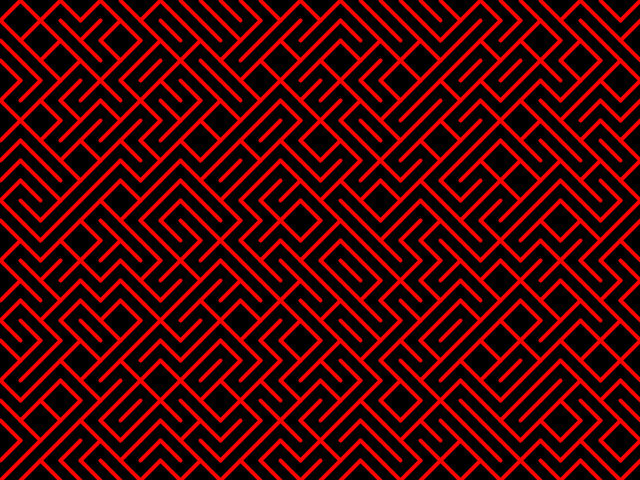
Frame 1 (no input)
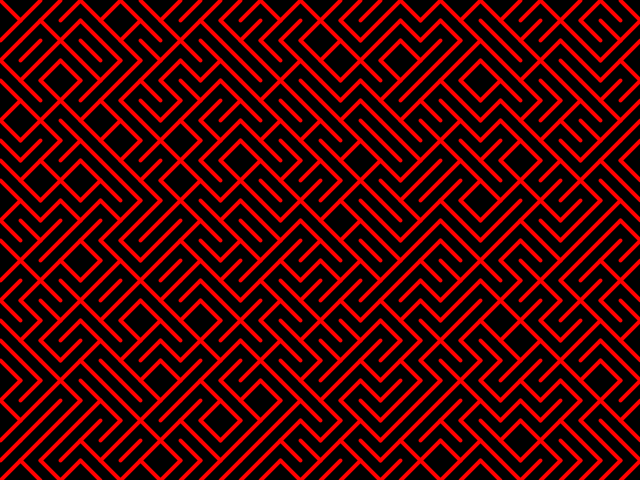
Frame 2 (the mouse pressed at the canvas centre, redrawn once)

The Processing sketch that drew these frames (run headless with seeded random() and noise(); the mouse was pressed at the canvas centre and the sketch redrawn once):

// Processing sketch: w4_nestedFor_stp_3
// ── w4_nestedFor_stp_3.pde
float tileSize;
float spacing;

void setup() {
  size(640, 480);

  tileSize = 20;
  spacing = 20;

  rectMode(CENTER);
  strokeWeight(4);
}

void draw() {
  background(0);
  for (int row = 0;
    row < height;
    row += spacing) {
    for (int column = 0;
      column < width;
      column += spacing) {
      int x = column;
      int y = row;
      noFill();
      stroke(255);
      //square(x + spacing * .5,
      //  y + spacing * .5,
      //  spacing);
      stroke(255, 0, 0);
      //square(x + spacing * .5,
      //  y + spacing * .5,
      //  tileSize);
      if (random(1) < .5) {
        line(x + spacing * .5 - tileSize * .5,
          y + spacing * .5 - tileSize * .5,
          x + spacing * .5 + tileSize * .5,
          y + spacing * .5 + tileSize * .5);
      } else {
        line(x + spacing * .5 + tileSize * .5,
          y + spacing * .5 - tileSize * .5,
          x + spacing * .5 - tileSize * .5,
          y + spacing * .5 + tileSize * .5);
      }
    }
  }
  noLoop();
}
